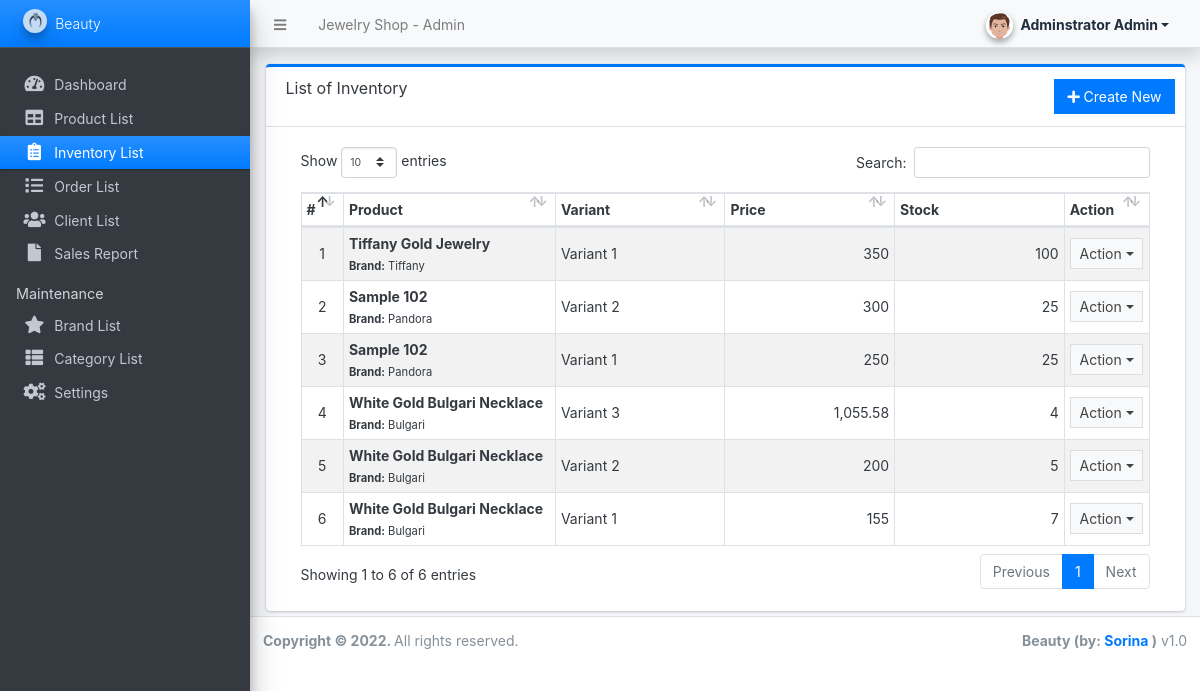
Before: /admin/?page=inventory (signed in) with the older database file.
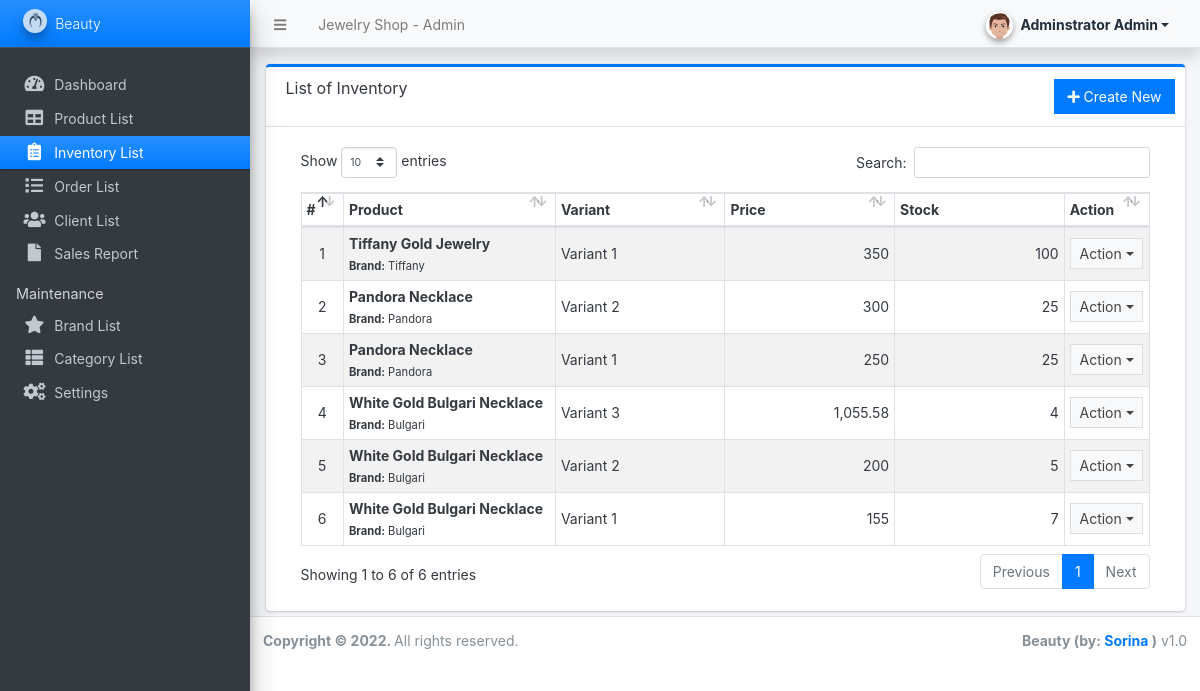
After: the same page with the newer database file.
### tables this page shows
CREATE TABLE `inventory` (
  `id` int(30) NOT NULL,
  `variant` text NOT NULL,
  `product_id` int(30) NOT NULL,
  `quantity` double NOT NULL,
  `price` float NOT NULL,
  `date_created` datetime NOT NULL DEFAULT current_timestamp(),
  `date_updated` datetime DEFAULT NULL ON UPDATE current_timestamp()
);

CREATE TABLE `products` (
  `id` int(30) NOT NULL,
  `brand_id` int(30) NOT NULL,
  `category_id` int(30) NOT NULL,
  `name` varchar(250) NOT NULL,
  `specs` text NOT NULL,
  `status` tinyint(1) NOT NULL DEFAULT 1,
  `delete_flag` tinyint(1) NOT NULL DEFAULT 0,
  `date_created` datetime NOT NULL DEFAULT current_timestamp()
);

CREATE TABLE `brands` (
  `id` int(30) NOT NULL,
  `name` varchar(250) NOT NULL,
  `description` text DEFAULT NULL,
  `image_path` text DEFAULT NULL,
  `status` tinyint(1) NOT NULL DEFAULT 1,
  `delete_flag` tinyint(1) NOT NULL DEFAULT 0,
  `date_created` datetime NOT NULL DEFAULT current_timestamp()
);

### config.php (called while the page is built, shortened)
<?php
function format_num($number = '' , $decimal = ''){
    if(is_numeric($number)){
        $ex = explode(".",$number);
        $decLen = isset($ex[1]) ? strlen($ex[1]) : 0;
        if(is_numeric($decimal)){
            return number_format($number,$decimal);
        }else{
            return number_format($number,$decLen);
        }
    }else{
        return "Invalid Input";
    }
}
?>

### admin/inventory/index.php (the view, shortened to what this page needs)
<div class="card card-outline card-primary">
	<div class="card-header">
		<h3 class="card-title">List of Inventory</h3>
		<div class="card-tools">
			<a href="?page=inventory/manage_inventory" class="btn btn-flat btn-primary"><span class="fas fa-plus"></span>  Create New</a>
		</div>
	</div>
	<div class="card-body">
		<div class="container-fluid">
        <div class="container-fluid">
			<table class="table table-hover table-striped table-bordered">
				<colgroup>
					<col width="5%">
					<col width="25%">
					<col width="20%">
					<col width="20%">
					<col width="20%">
					<col width="10%">
				</colgroup>
				<thead>
					<tr>
						<th>#</th>
						<th>Product</th>
						<th>Variant</th>
						<th>Price</th>
						<th>Stock</th>
						<th>Action</th>
					</tr>
				</thead>
				<tbody>
					<?php
					$i = 1;
						$qry = $conn->query("SELECT i.*,p.name as product,b.name as bname from `inventory` i inner join `products` p on p.id = i.product_id inner join brands b on p.brand_id = b.id order by unix_timestamp(i.date_created) desc ");
						while($row = $qry->fetch_assoc()):
						$sold = $conn->query("SELECT SUM(ol.quantity) as sold FROM order_list ol inner join orders o on o.id = ol.order_id where ol.inventory_id='{$row['id']}' and o.`status` != 4 ");
						$sold = $sold->num_rows > 0 ? $sold->fetch_assoc()['sold'] : 0;
						$avail = $row['quantity'] - $sold;
						foreach($row as $k=> $v){
							$row[$k] = trim(stripslashes($v));
						}
					?>
						<tr>
							<td class="text-center"><?php echo $i++; ?></td>
							<td>
								<b><?php echo $row['product'] ?></b> <br>
								<small><b>Brand:</b> <?php echo $row['bname'] ?></small>
							</td>
							<td class=""><?php echo ($row['variant']) ?></td>
							<td class="text-right"><?php echo format_num($row['price']) ?></td>
							<td class="text-right"><?php echo $avail ?></td>
							<td align="center">
								 <button type="button" class="btn btn-flat btn-default btn-sm dropdown-toggle dropdown-icon" data-toggle="dropdown">
				                  		Action
				                  </button>
							</td>
						</tr>
					<?php endwhile; ?>
				</tbody>
			</table>
		</div>
		</div>
	</div>
</div>

Changed rows visible on the page:
changed through a linked row, inventory (number 2 of 6 on the later page): product.name "Sample 102" → "Pandora Necklace"
changed through a linked row, inventory (number 3 of 6 on the later page): product.name "Sample 102" → "Pandora Necklace"
